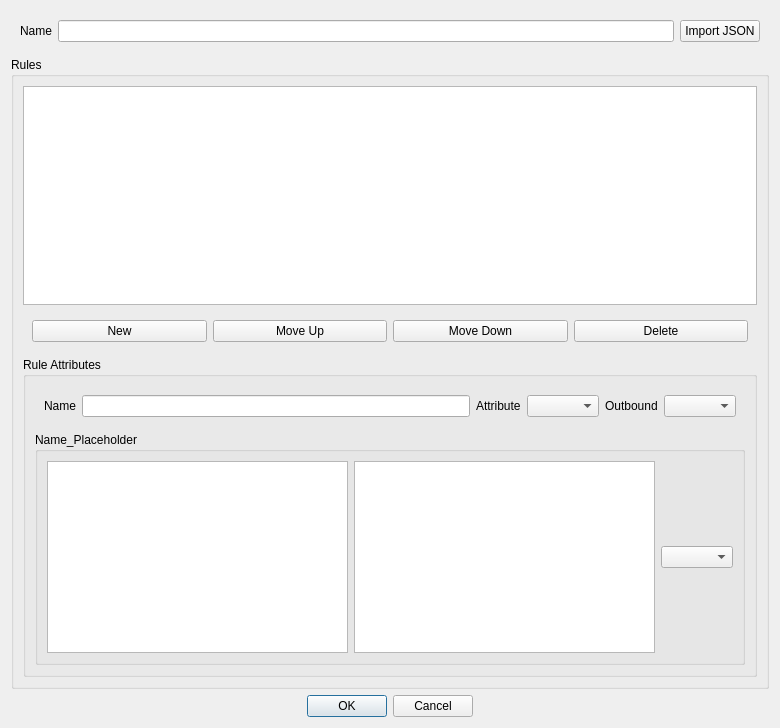
<?xml version="1.0" encoding="UTF-8"?>
<ui version="4.0">
 <class>RouteItem</class>
 <widget class="QDialog" name="RouteItem">
  <property name="geometry">
   <rect>
    <x>0</x>
    <y>0</y>
    <width>780</width>
    <height>728</height>
   </rect>
  </property>
  <property name="windowTitle">
   <string>Route Profile</string>
  </property>
  <layout class="QVBoxLayout" name="verticalLayout_3">
   <item>
    <widget class="QWidget" name="widget" native="true">
     <layout class="QHBoxLayout" name="horizontalLayout">
      <item>
       <widget class="QLabel" name="route_name_l">
        <property name="text">
         <string>Name</string>
        </property>
       </widget>
      </item>
      <item>
       <widget class="QLineEdit" name="route_name"/>
      </item>
      <item>
       <widget class="QPushButton" name="route_import_json">
        <property name="text">
         <string>Import JSON</string>
        </property>
       </widget>
      </item>
     </layout>
    </widget>
   </item>
   <item>
    <widget class="QGroupBox" name="groupBox">
     <property name="title">
      <string>Rules</string>
     </property>
     <layout class="QVBoxLayout" name="verticalLayout_2">
      <item>
       <widget class="QListWidget" name="route_items"/>
      </item>
      <item>
       <widget class="QWidget" name="widget_2" native="true">
        <layout class="QHBoxLayout" name="horizontalLayout_2">
         <item>
          <widget class="QPushButton" name="new_route_item">
           <property name="text">
            <string>New</string>
           </property>
          </widget>
         </item>
         <item>
          <widget class="QPushButton" name="moveup_route_item">
           <property name="text">
            <string>Move Up</string>
           </property>
          </widget>
         </item>
         <item>
          <widget class="QPushButton" name="movedown_route_item">
           <property name="text">
            <string>Move Down</string>
           </property>
          </widget>
         </item>
         <item>
          <widget class="QPushButton" name="delete_route_item">
           <property name="text">
            <string>Delete</string>
           </property>
          </widget>
         </item>
        </layout>
       </widget>
      </item>
      <item>
       <widget class="QGroupBox" name="rule_attr_box">
        <property name="title">
         <string>Rule Attributes</string>
        </property>
        <layout class="QVBoxLayout" name="verticalLayout">
         <item>
          <widget class="QWidget" name="widget_3" native="true">
           <layout class="QHBoxLayout" name="horizontalLayout_3">
            <item>
             <widget class="QLabel" name="rule_name_l">
              <property name="text">
               <string>Name</string>
              </property>
             </widget>
            </item>
            <item>
             <widget class="QLineEdit" name="rule_name"/>
            </item>
            <item>
             <widget class="QLabel" name="rule_attr_l">
              <property name="text">
               <string>Attribute</string>
              </property>
             </widget>
            </item>
            <item>
             <widget class="QComboBox" name="rule_attr"/>
            </item>
            <item>
             <widget class="QLabel" name="rule_out_l">
              <property name="text">
               <string>Outbound</string>
              </property>
             </widget>
            </item>
            <item>
             <widget class="QComboBox" name="rule_out"/>
            </item>
           </layout>
          </widget>
         </item>
         <item>
          <widget class="QGroupBox" name="rule_attr_data">
           <property name="title">
            <string>Name_Placeholder</string>
           </property>
           <layout class="QHBoxLayout" name="horizontalLayout_4">
            <item>
             <widget class="QTextBrowser" name="rule_preview">
              <property name="minimumSize">
               <size>
                <width>190</width>
                <height>0</height>
               </size>
              </property>
             </widget>
            </item>
            <item>
             <widget class="QPlainTextEdit" name="rule_attr_text"/>
            </item>
            <item>
             <widget class="QComboBox" name="rule_attr_selector"/>
            </item>
           </layout>
          </widget>
         </item>
        </layout>
       </widget>
      </item>
     </layout>
    </widget>
   </item>
   <item alignment="Qt::AlignmentFlag::AlignHCenter">
    <widget class="QDialogButtonBox" name="buttonBox">
     <property name="standardButtons">
      <set>QDialogButtonBox::StandardButton::Cancel|QDialogButtonBox::StandardButton::Ok</set>
     </property>
    </widget>
   </item>
  </layout>
 </widget>
 <resources/>
 <connections/>
</ui>
